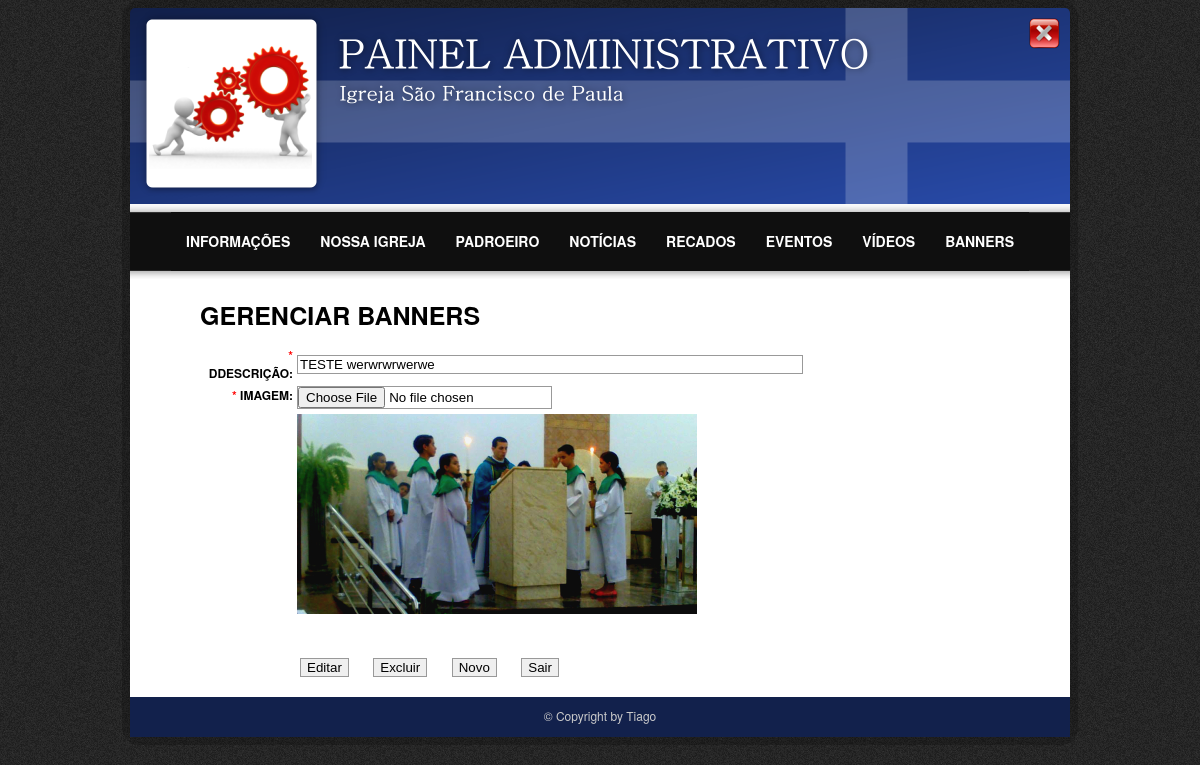
/Site/admin/banners_cad.php?param=1 (signed in), run on the app's committed database.
### tables this page shows
CREATE TABLE IF NOT EXISTS `banners` (
  `ban_id` int(11) NOT NULL AUTO_INCREMENT,
  `ban_foto` varchar(20) NOT NULL,
  `ban_descricao` varchar(50) NOT NULL,
  `ban_status` tinyint(1) NOT NULL,
  PRIMARY KEY (`ban_id`)
);

### Site/admin/banners_cad.php (the view, shortened to what this page needs)
<?php
	require_once("conexao.php");
	$descricao = "";
	$foto = "";
	if(isset($_GET['param'])){
		$param = (int)$_GET['param'];
		$SQL = "SELECT * FROM banners WHERE ban_id=".$param;
		$execute_query = mysql_query($SQL, $conn);
		if($query = @mysql_fetch_array($execute_query)){
			$descricao = $query['ban_descricao'];
			$foto = $query['ban_foto'];
		}
	}
?>
<!DOCTYPE html>
<html lang="en">
	<head>
		<link rel="stylesheet" type="text/css" href="css/style.css">
	</head>
	<body>
		<div id="container">
			<?php require_once("menu.php"); ?>
			<div id="content">
				<div id="pagina">
					GERENCIAR BANNERS<br />
				</div>
				<br clear="all" />
				<form method="post" action="banners_cad.php" enctype="multipart/form-data">
					<table>
						<tr>
							<td class="coluna1"><label>*</label> DDESCRIÇÃO: </td>
							<td class="coluna2"><input type="text" name="txtDescricao" value="<?=$descricao?>" style="width: 500px;"/></td>
						</tr>
						<tr>
							<td class="coluna1" style="vertical-align: top;	"><label>*</label> IMAGEM: </td>
							<td class="coluna2">
								<input type="file" name="txtFoto" value=""/> <br />
								<?php if(isset($param)){ ?>
									<img src="banners/<?=$foto?>" style="margin-top: 5px; height: 200px;"/>
								<?php }?>
							</td>
						</tr>
					</table>
					<br  clear="all"/>
					<div style="margin-left: 170px; margin-top: 10px; text-align: left;">
						<?php if(isset($param)){ ?>
						<input type="submit" name="Botao" value="Editar" class="button"/>
						<input type="submit" name="Botao" value="Excluir" class="button"/>
						<input type="submit" name="Botao" value="Novo" class="button"/>
						<?php } else{?>
						<input type="submit" name="Botao" value="Cadastrar" class="button"/>
						<?php } ?>
						<input type="submit" name="Botao" value="Sair" class="button"/>
					</div>
				</form>
			</div>
			<footer>
				<div id="desenvolvido">
					&copy; Copyright  by Tiago
				</div>
			</footer>
		</div>
	</body>
</html>

### Site/admin/css/style.css (style rules this page uses)
body { background-image: url('img/fundo.png'); font-family: HelveticaNeue, "Helvetica Neue", Arial, Helvetica, sans-serif; }
img { border: 0px; }
#container { width:940px; height:auto; margin: 0 auto; padding: 0px; background-color: #FFFFFF; box-shadow: 0px 0px 0px 8px rgba(0,0,0,0.2); border-radius: 10px; -moz-border-radius: 10px; -webkit-border-radius: 10px; }
#container #content { width: 100%; padding: 0; text-align: center; }
#container #content table { width: 800px; margin: 0 auto; font-size: 12px; font-weight: bold; }
#container #content .coluna1 { text-align:right; width:90px; }
#container #content .coluna2 { text-align:left; }
#container #content label { color: red; }
#container #content input { border: 1px solid #999999; }
#container #content .button { margin-right: 20px; }
#container footer { height: 30px; background-color: #12214C; margin-top: 20px; text-align:center; padding-top:10px; color:#CCCCCC; font-size:12px; }
#pagina { width:100%; float:left; margin-left: 70px; margin-top:10px; margin-bottom:10px; text-align: left; font-size: 25px; font-weight: bold; }

### data on the page
banners: txtDescricao "TESTE werwrwrwerwe", ban_foto (picture)
